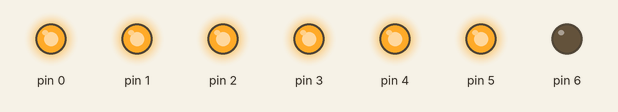
Bench run of a sketch on a simulated Arduino Uno, built with avr-gcc and run on an emulated ATmega328P. Shown: output pins drawn as LEDs (lit = HIGH).

Above: at 0.2 s.
At 2.7 s:
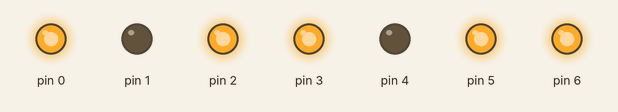
At 5.2 s:
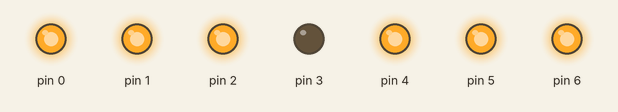
At 10.2 s:
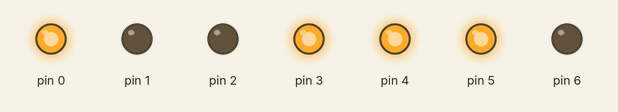
At 15.2 s:
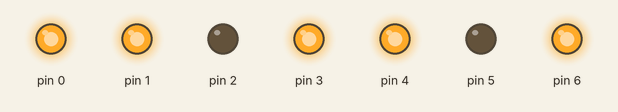
At 20.7 s:
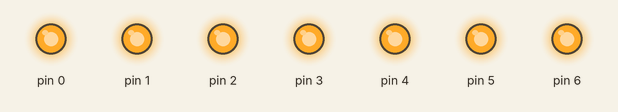
Timing chart, 0 to 21.5 s (numbered marks = the images above):
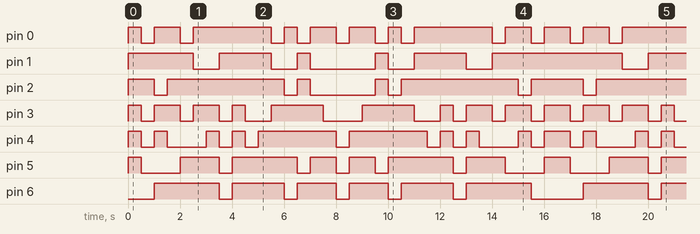

The sketch:

Code.ino
```cpp
int num_Array[16][7] = {  { 1,1,1,1,1,1,0 },
                          { 0,1,1,0,0,0,0 },
                          { 1,1,0,1,1,0,1 },
                          { 1,1,1,1,0,0,1 },
                          { 0,1,1,0,0,1,1 },
                          { 1,0,1,1,0,1,1 },
                          { 1,0,1,1,1,1,1 },
                          { 1,1,1,0,0,0,0 },
                          { 1,1,1,1,1,1,1 },
                          { 1,1,1,0,0,1,1 },
                          { 1,1,1,0,1,1,1 },
                          { 0,0,1,1,1,1,1 },
                          { 1,0,0,1,1,1,0 },
                          { 0,1,1,1,1,0,1 },
                          { 1,0,0,1,1,1,1 },
                          { 1,0,0,0,1,1,1 },
                        };
void disp_Num(int);
void dispOFF();
void setup()
{
  pinMode(0, OUTPUT);
  pinMode(1, OUTPUT);
  pinMode(2, OUTPUT);
  pinMode(3, OUTPUT);
  pinMode(4, OUTPUT);
  pinMode(5, OUTPUT);
  pinMode(6, OUTPUT);
}
void loop()
{
  for(int count = 0;count<=15;count++)
  {
    disp_Num(count);
    dispOFF();
  }
  for (int count = 15; count>=0; count--)
  {
   dispOFF();
   disp_Num(count);
  }
  dispOFF();
}
void disp_Num(int number)
{
  for (int i=0; i<=6; i++)
  {
   digitalWrite(i,num_Array[number][i]);
  }
}
void dispOFF()
{
  delay(500);
  for (int i=0; i<=6; i++)
  {
   digitalWrite(i,LOW);
  }
}
```

Measured:
- by itself, pin 1: repeats every 16.5 s: LOW 1.0 s, HIGH 2.0 s, LOW 1.0 s, HIGH 0.50 s, LOW 2.5 s, HIGH 0.50 s, LOW 1.0 s, HIGH 2.0 s, LOW 1.0 s, HIGH 5.0 s
- by itself, pin 2: repeats every 16.5 s: LOW 0.50 s, HIGH 4.5 s, LOW 0.50 s, HIGH 0.50 s, LOW 2.5 s, HIGH 0.50 s, LOW 0.50 s, HIGH 4.5 s, LOW 0.50 s, HIGH 2.0 s
- by itself, everything shown: repeats every 16.5 s, in 34 steps
